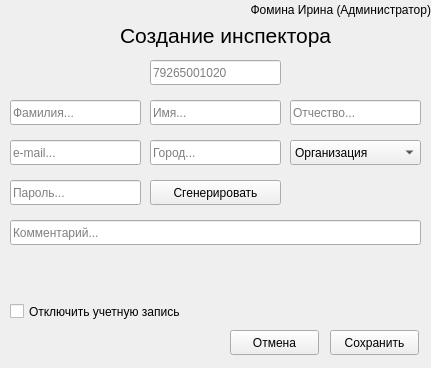
<?xml version="1.0" encoding="UTF-8"?>
<ui version="4.0">
 <class>Create_inspector</class>
 <widget class="QWidget" name="Create_inspector">
  <property name="geometry">
   <rect>
    <x>0</x>
    <y>0</y>
    <width>431</width>
    <height>368</height>
   </rect>
  </property>
  <property name="windowTitle">
   <string>Логистик</string>
  </property>
  <widget class="QLabel" name="label_username_role">
   <property name="geometry">
    <rect>
     <x>130</x>
     <y>0</y>
     <width>301</width>
     <height>20</height>
    </rect>
   </property>
   <property name="text">
    <string>Фомина Ирина (Администратор)</string>
   </property>
   <property name="alignment">
    <set>Qt::AlignRight|Qt::AlignTrailing|Qt::AlignVCenter</set>
   </property>
  </widget>
  <widget class="QLineEdit" name="lineEdit_second_name">
   <property name="geometry">
    <rect>
     <x>10</x>
     <y>100</y>
     <width>131</width>
     <height>25</height>
    </rect>
   </property>
   <property name="placeholderText">
    <string>Фамилия...</string>
   </property>
  </widget>
  <widget class="QLineEdit" name="lineEdit_email">
   <property name="geometry">
    <rect>
     <x>10</x>
     <y>140</y>
     <width>131</width>
     <height>25</height>
    </rect>
   </property>
   <property name="placeholderText">
    <string>e-mail...</string>
   </property>
  </widget>
  <widget class="QLineEdit" name="lineEdit_last_name">
   <property name="geometry">
    <rect>
     <x>290</x>
     <y>100</y>
     <width>131</width>
     <height>25</height>
    </rect>
   </property>
   <property name="placeholderText">
    <string>Отчество...</string>
   </property>
  </widget>
  <widget class="QLineEdit" name="lineEdit_password">
   <property name="geometry">
    <rect>
     <x>10</x>
     <y>180</y>
     <width>131</width>
     <height>25</height>
    </rect>
   </property>
   <property name="placeholderText">
    <string>Пароль...</string>
   </property>
  </widget>
  <widget class="QPushButton" name="pushButton_generate">
   <property name="geometry">
    <rect>
     <x>150</x>
     <y>180</y>
     <width>131</width>
     <height>25</height>
    </rect>
   </property>
   <property name="text">
    <string>Сгенерировать</string>
   </property>
  </widget>
  <widget class="QCheckBox" name="checkBox_disabled_inspector">
   <property name="geometry">
    <rect>
     <x>10</x>
     <y>300</y>
     <width>221</width>
     <height>23</height>
    </rect>
   </property>
   <property name="text">
    <string>Отключить учетную запись</string>
   </property>
  </widget>
  <widget class="QLabel" name="label_create_inspector">
   <property name="geometry">
    <rect>
     <x>120</x>
     <y>20</y>
     <width>251</width>
     <height>31</height>
    </rect>
   </property>
   <property name="font">
    <font>
     <pointsize>16</pointsize>
    </font>
   </property>
   <property name="text">
    <string>Создание инспектора</string>
   </property>
  </widget>
  <widget class="QLineEdit" name="lineEdit_phone_number">
   <property name="geometry">
    <rect>
     <x>150</x>
     <y>60</y>
     <width>131</width>
     <height>25</height>
    </rect>
   </property>
   <property name="placeholderText">
    <string>79265001020</string>
   </property>
  </widget>
  <widget class="QLineEdit" name="lineEdit_first_name">
   <property name="geometry">
    <rect>
     <x>150</x>
     <y>100</y>
     <width>131</width>
     <height>25</height>
    </rect>
   </property>
   <property name="placeholderText">
    <string>Имя...</string>
   </property>
  </widget>
  <widget class="QComboBox" name="comboBox_select_organization">
   <property name="geometry">
    <rect>
     <x>290</x>
     <y>140</y>
     <width>131</width>
     <height>25</height>
    </rect>
   </property>
   <item>
    <property name="text">
     <string>Организация</string>
    </property>
   </item>
   <item>
    <property name="text">
     <string>Мерц</string>
    </property>
   </item>
   <item>
    <property name="text">
     <string>Аллерган</string>
    </property>
   </item>
  </widget>
  <widget class="QPushButton" name="pushButton_save">
   <property name="geometry">
    <rect>
     <x>330</x>
     <y>330</y>
     <width>89</width>
     <height>25</height>
    </rect>
   </property>
   <property name="text">
    <string>Сохранить</string>
   </property>
  </widget>
  <widget class="QPushButton" name="pushButton_cancel">
   <property name="geometry">
    <rect>
     <x>230</x>
     <y>330</y>
     <width>89</width>
     <height>25</height>
    </rect>
   </property>
   <property name="text">
    <string>Отмена</string>
   </property>
  </widget>
  <widget class="QLineEdit" name="lineEdit_city">
   <property name="geometry">
    <rect>
     <x>150</x>
     <y>140</y>
     <width>131</width>
     <height>25</height>
    </rect>
   </property>
   <property name="placeholderText">
    <string>Город...</string>
   </property>
  </widget>
  <widget class="QLineEdit" name="lineEdit_comment">
   <property name="geometry">
    <rect>
     <x>10</x>
     <y>220</y>
     <width>411</width>
     <height>25</height>
    </rect>
   </property>
   <property name="placeholderText">
    <string>Комментарий...</string>
   </property>
  </widget>
 </widget>
 <tabstops>
  <tabstop>lineEdit_second_name</tabstop>
  <tabstop>lineEdit_first_name</tabstop>
  <tabstop>lineEdit_last_name</tabstop>
  <tabstop>lineEdit_email</tabstop>
  <tabstop>lineEdit_city</tabstop>
  <tabstop>comboBox_select_organization</tabstop>
  <tabstop>lineEdit_password</tabstop>
  <tabstop>pushButton_generate</tabstop>
  <tabstop>lineEdit_comment</tabstop>
  <tabstop>checkBox_disabled_inspector</tabstop>
  <tabstop>pushButton_cancel</tabstop>
  <tabstop>pushButton_save</tabstop>
  <tabstop>lineEdit_phone_number</tabstop>
 </tabstops>
 <resources/>
 <connections>
  <connection>
   <sender>pushButton_generate</sender>
   <signal>clicked()</signal>
   <receiver>lineEdit_password</receiver>
   <slot>selectAll()</slot>
   <hints>
    <hint type="sourcelabel">
     <x>215</x>
     <y>202</y>
    </hint>
    <hint type="destinationlabel">
     <x>75</x>
     <y>202</y>
    </hint>
   </hints>
  </connection>
  <connection>
   <sender>pushButton_save</sender>
   <signal>clicked()</signal>
   <receiver>Create_inspector</receiver>
   <slot>show()</slot>
   <hints>
    <hint type="sourcelabel">
     <x>374</x>
     <y>272</y>
    </hint>
    <hint type="destinationlabel">
     <x>215</x>
     <y>149</y>
    </hint>
   </hints>
  </connection>
  <connection>
   <sender>pushButton_cancel</sender>
   <signal>clicked()</signal>
   <receiver>Create_inspector</receiver>
   <slot>close()</slot>
   <hints>
    <hint type="sourcelabel">
     <x>274</x>
     <y>272</y>
    </hint>
    <hint type="destinationlabel">
     <x>215</x>
     <y>149</y>
    </hint>
   </hints>
  </connection>
  <connection>
   <sender>checkBox_disabled_inspector</sender>
   <signal>stateChanged(int)</signal>
   <receiver>Create_inspector</receiver>
   <slot>show()</slot>
   <hints>
    <hint type="sourcelabel">
     <x>120</x>
     <y>311</y>
    </hint>
    <hint type="destinationlabel">
     <x>215</x>
     <y>183</y>
    </hint>
   </hints>
  </connection>
 </connections>
</ui>
